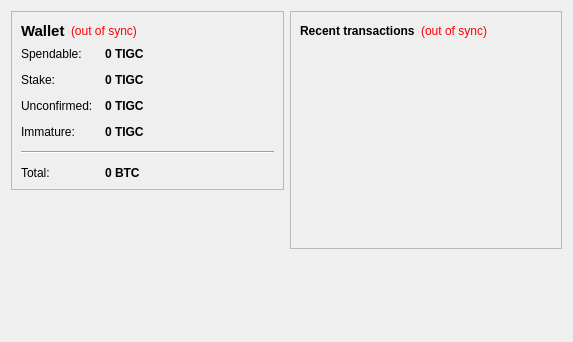
<?xml version="1.0" encoding="UTF-8"?>
<ui version="4.0">
 <class>OverviewPage</class>
 <widget class="QWidget" name="OverviewPage">
  <property name="geometry">
   <rect>
    <x>0</x>
    <y>0</y>
    <width>573</width>
    <height>342</height>
   </rect>
  </property>
  <property name="windowTitle">
   <string>Form</string>
  </property>
  <layout class="QHBoxLayout" name="horizontalLayout" stretch="1,1">
   <item>
    <layout class="QVBoxLayout" name="verticalLayout_2">
     <item>
      <widget class="QFrame" name="frame">
       <property name="frameShape">
        <enum>QFrame::StyledPanel</enum>
       </property>
       <property name="frameShadow">
        <enum>QFrame::Raised</enum>
       </property>
       <layout class="QVBoxLayout" name="verticalLayout_4">
        <item>
         <layout class="QHBoxLayout" name="horizontalLayout_4">
          <item>
           <widget class="QLabel" name="label_5">
            <property name="font">
             <font>
              <pointsize>11</pointsize>
              <weight>75</weight>
              <bold>true</bold>
             </font>
            </property>
            <property name="text">
             <string>Wallet</string>
            </property>
           </widget>
          </item>
          <item>
           <widget class="QLabel" name="labelWalletStatus">
            <property name="toolTip">
             <string>The displayed information may be out of date. Your wallet automatically synchronizes with the CaluraCoin network after a connection is established, but this process has not completed yet.</string>
            </property>
            <property name="styleSheet">
             <string notr="true">QLabel { color: red; }</string>
            </property>
            <property name="text">
             <string notr="true">(out of sync)</string>
            </property>
            <property name="alignment">
             <set>Qt::AlignLeading|Qt::AlignLeft|Qt::AlignVCenter</set>
            </property>
           </widget>
          </item>
          <item>
           <spacer name="horizontalSpacer_2">
            <property name="orientation">
             <enum>Qt::Horizontal</enum>
            </property>
            <property name="sizeHint" stdset="0">
             <size>
              <width>40</width>
              <height>20</height>
             </size>
            </property>
           </spacer>
          </item>
         </layout>
        </item>
        <item>
         <layout class="QFormLayout" name="formLayout_2">
          <property name="fieldGrowthPolicy">
           <enum>QFormLayout::AllNonFixedFieldsGrow</enum>
          </property>
          <property name="horizontalSpacing">
           <number>12</number>
          </property>
          <property name="verticalSpacing">
           <number>12</number>
          </property>
          <item row="0" column="0">
           <widget class="QLabel" name="label">
            <property name="text">
             <string>Spendable:</string>
            </property>
           </widget>
          </item>
          <item row="0" column="1">
           <widget class="QLabel" name="labelBalance">
            <property name="font">
             <font>
              <weight>75</weight>
              <bold>true</bold>
             </font>
            </property>
            <property name="cursor">
             <cursorShape>IBeamCursor</cursorShape>
            </property>
            <property name="toolTip">
             <string>Your current spendable balance</string>
            </property>
            <property name="text">
             <string notr="true">0 TIGC</string>
            </property>
            <property name="textInteractionFlags">
             <set>Qt::LinksAccessibleByMouse|Qt::TextSelectableByKeyboard|Qt::TextSelectableByMouse</set>
            </property>
           </widget>
          </item>
          <item row="1" column="0">
           <widget class="QLabel" name="label_6">
            <property name="text">
             <string>Stake:</string>
            </property>
           </widget>
          </item>
          <item row="1" column="1">
           <widget class="QLabel" name="labelStake">
            <property name="font">
             <font>
              <weight>75</weight>
              <bold>true</bold>
             </font>
            </property>
            <property name="cursor">
             <cursorShape>IBeamCursor</cursorShape>
            </property>
            <property name="toolTip">
             <string>Total of coins that was staked, and do not yet count toward the current balance</string>
            </property>
            <property name="text">
             <string notr="true">0 TIGC</string>
            </property>
            <property name="textInteractionFlags">
             <set>Qt::LinksAccessibleByMouse|Qt::TextSelectableByKeyboard|Qt::TextSelectableByMouse</set>
            </property>
           </widget>
          </item>
          <item row="2" column="0">
           <widget class="QLabel" name="label_3">
            <property name="text">
             <string>Unconfirmed:</string>
            </property>
           </widget>
          </item>
          <item row="2" column="1">
           <widget class="QLabel" name="labelUnconfirmed">
            <property name="font">
             <font>
              <weight>75</weight>
              <bold>true</bold>
             </font>
            </property>
            <property name="cursor">
             <cursorShape>IBeamCursor</cursorShape>
            </property>
            <property name="toolTip">
             <string>Total of transactions that have yet to be confirmed, and do not yet count toward the current balance</string>
            </property>
            <property name="text">
             <string notr="true">0 TIGC</string>
            </property>
            <property name="textInteractionFlags">
             <set>Qt::LinksAccessibleByMouse|Qt::TextSelectableByKeyboard|Qt::TextSelectableByMouse</set>
            </property>
           </widget>
          </item>
          <item row="3" column="0">
           <widget class="QLabel" name="labelImmatureText">
            <property name="text">
             <string>Immature:</string>
            </property>
           </widget>
          </item>
          <item row="3" column="1">
           <widget class="QLabel" name="labelImmature">
            <property name="font">
             <font>
              <weight>75</weight>
              <bold>true</bold>
             </font>
            </property>
            <property name="toolTip">
             <string>Mined balance that has not yet matured</string>
            </property>
            <property name="text">
             <string notr="true">0 TIGC</string>
            </property>
            <property name="textInteractionFlags">
             <set>Qt::LinksAccessibleByMouse|Qt::TextSelectableByKeyboard|Qt::TextSelectableByMouse</set>
            </property>
           </widget>
          </item>
          <item row="4" column="0" colspan="2">
           <widget class="Line" name="line">
            <property name="orientation">
             <enum>Qt::Horizontal</enum>
            </property>
           </widget>
          </item>
          <item row="5" column="0">
           <widget class="QLabel" name="labelTotalText">
            <property name="text">
             <string>Total:</string>
            </property>
           </widget>
          </item>
          <item row="5" column="1">
           <widget class="QLabel" name="labelTotal">
            <property name="font">
             <font>
              <weight>75</weight>
              <bold>true</bold>
             </font>
            </property>
            <property name="cursor">
             <cursorShape>IBeamCursor</cursorShape>
            </property>
            <property name="toolTip">
             <string>Your current total balance</string>
            </property>
            <property name="text">
             <string notr="true">0 BTC</string>
            </property>
            <property name="textInteractionFlags">
             <set>Qt::LinksAccessibleByMouse|Qt::TextSelectableByKeyboard|Qt::TextSelectableByMouse</set>
            </property>
           </widget>
          </item>
         </layout>
        </item>
       </layout>
      </widget>
     </item>
     <item>
      <spacer name="verticalSpacer">
       <property name="orientation">
        <enum>Qt::Vertical</enum>
       </property>
       <property name="sizeHint" stdset="0">
        <size>
         <width>20</width>
         <height>40</height>
        </size>
       </property>
      </spacer>
     </item>
    </layout>
   </item>
   <item>
    <layout class="QVBoxLayout" name="verticalLayout_3">
     <item>
      <widget class="QFrame" name="frame_2">
       <property name="frameShape">
        <enum>QFrame::StyledPanel</enum>
       </property>
       <property name="frameShadow">
        <enum>QFrame::Raised</enum>
       </property>
       <layout class="QVBoxLayout" name="verticalLayout">
        <item>
         <layout class="QHBoxLayout" name="horizontalLayout_2">
          <item>
           <widget class="QLabel" name="label_4">
            <property name="text">
             <string>&lt;b&gt;Recent transactions&lt;/b&gt;</string>
            </property>
           </widget>
          </item>
          <item>
           <widget class="QLabel" name="labelTransactionsStatus">
            <property name="toolTip">
             <string>The displayed information may be out of date. Your wallet automatically synchronizes with the CaluraCoin network after a connection is established, but this process has not completed yet.</string>
            </property>
            <property name="styleSheet">
             <string notr="true">QLabel { color: red; }</string>
            </property>
            <property name="text">
             <string notr="true">(out of sync)</string>
            </property>
            <property name="alignment">
             <set>Qt::AlignRight|Qt::AlignTrailing|Qt::AlignVCenter</set>
            </property>
           </widget>
          </item>
          <item>
           <spacer name="horizontalSpacer">
            <property name="orientation">
             <enum>Qt::Horizontal</enum>
            </property>
            <property name="sizeHint" stdset="0">
             <size>
              <width>40</width>
              <height>20</height>
             </size>
            </property>
           </spacer>
          </item>
         </layout>
        </item>
        <item>
         <widget class="QListView" name="listTransactions">
          <property name="styleSheet">
           <string notr="true">QListView { background: transparent; }</string>
          </property>
          <property name="frameShape">
           <enum>QFrame::NoFrame</enum>
          </property>
          <property name="verticalScrollBarPolicy">
           <enum>Qt::ScrollBarAlwaysOff</enum>
          </property>
          <property name="horizontalScrollBarPolicy">
           <enum>Qt::ScrollBarAlwaysOff</enum>
          </property>
          <property name="selectionMode">
           <enum>QAbstractItemView::NoSelection</enum>
          </property>
         </widget>
        </item>
       </layout>
      </widget>
     </item>
     <item>
      <spacer name="verticalSpacer_2">
       <property name="orientation">
        <enum>Qt::Vertical</enum>
       </property>
       <property name="sizeHint" stdset="0">
        <size>
         <width>20</width>
         <height>40</height>
        </size>
       </property>
      </spacer>
     </item>
    </layout>
   </item>
  </layout>
 </widget>
 <resources/>
 <connections/>
</ui>
